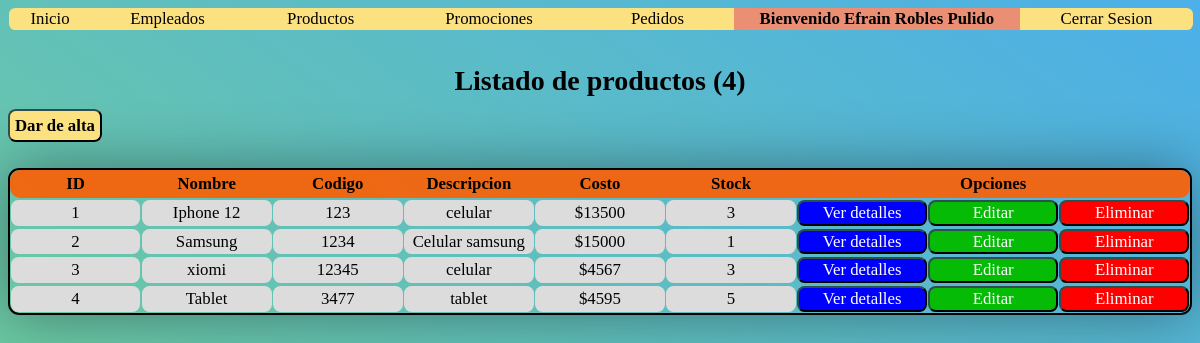
Page /Final/Administrador/productos_lista.php (signed in) on the earlier database version.
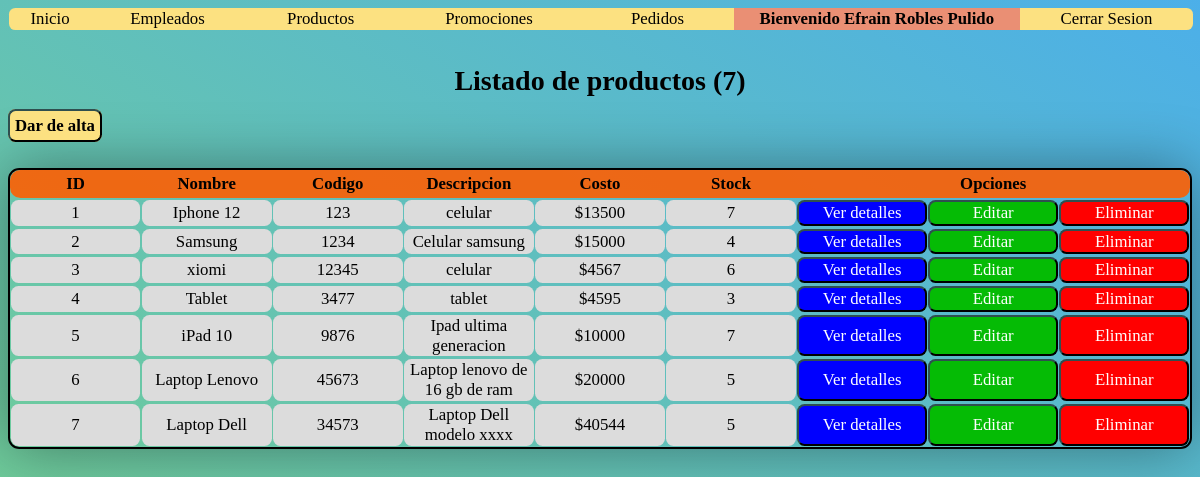
Same page on the later database version.
### tables this page shows
CREATE TABLE `productos` (
  `id` int(11) NOT NULL,
  `nombre` varchar(128) NOT NULL,
  `codigo` varchar(32) NOT NULL,
  `descripcion` text NOT NULL,
  `costo` double NOT NULL,
  `stock` int(11) NOT NULL,
  `archivo_n` varchar(255) NOT NULL,
  `archivo` varchar(128) NOT NULL,
  `status` int(1) NOT NULL DEFAULT 1,
  `eliminado` int(1) NOT NULL DEFAULT 0
);

### Final/Administrador/productos_lista.php (the view, shortened to what this page needs)
<?php
    $con = conecta();
?>
<html>
    <head>
        <link rel="stylesheet" type="text/css" href="./css/style_list.css?v=<?php echo time(); ?>">
    </head>
    <body>
        <?php
            include('menu.php');
            $sql = "SELECT * FROM productos
                    WHERE status = 1 AND eliminado = 0";
            $res = $con->query($sql);
            $num = $res->num_rows;
            echo "<br><h1>Listado de productos ($num)</h1>";
        ?>
        <a class='opciones' id="crearRegistro" href="./productos_alta.php"><b>Dar de alta</b></a><br><br>
        <br>
        <div class="table">
            <div class='header' >
                <div id="id"><b>ID</b></div>
                <div id="nombre"><b>Nombre</b></div>
                <div id="codigo"><b>Codigo</b></div>
                <div id="descripcion"><b>Descripcion</b></div>
                <div id="costo"><b>Costo</b></div>
                <div id="stock"><b>Stock</b></div>
                <div id="opciones"><b>Opciones</b></div>
            </div>
            <?php
                while($row = $res->fetch_array()){
                    $id = $row["id"];
                    $nombre = $row["nombre"];
                    $codigo = $row["codigo"];
                    $descripcion = $row["descripcion"];
                    $costo = $row["costo"];
                    $stock = $row["stock"];
                    echo "
                        <div class='info$id'>
                            <div id='$id'>$id</div>
                            <div id='nombre'>$nombre</div>
                            <div id='codigo'>$codigo</div>
                            <div id='descripcion'>$descripcion</div>
                            <div id='costo'>$$costo</div>
                            <div id='stock'>$stock</div>
                            <a id='detalles' href='./productos_detalles.php?id=$id'>Ver detalles</a>
                            <a id='editar' href='./productos_editar.php?id=$id'>Editar</a>
                            <a id='eliminar' href='javascript:void(0);' onclick='eliminaAjax($id);'>Eliminar</a>
                        </div>";
                }
            ?>
        </div>
    </body>

Differences in the rows shown:
changed productos "Iphone 12": stock "3" → "7"
changed productos "Samsung": stock "1" → "4"
changed productos "xiomi": stock "3" → "6"
changed productos "Tablet": stock "5" → "3"
added productos: id "5", nombre "iPad 10", codigo "9876", descripcion "Ipad ultima generacion", costo "10000", stock "7"
added productos: id "6", nombre "Laptop Lenovo", codigo "45673", descripcion "Laptop lenovo de 16 gb de ram", costo "20000", stock "5"
added productos: id "7", nombre "Laptop Dell", codigo "34573", descripcion "Laptop Dell modelo xxxx", costo "40544", stock "5"
Other differences:
$num: "4" → "7"
